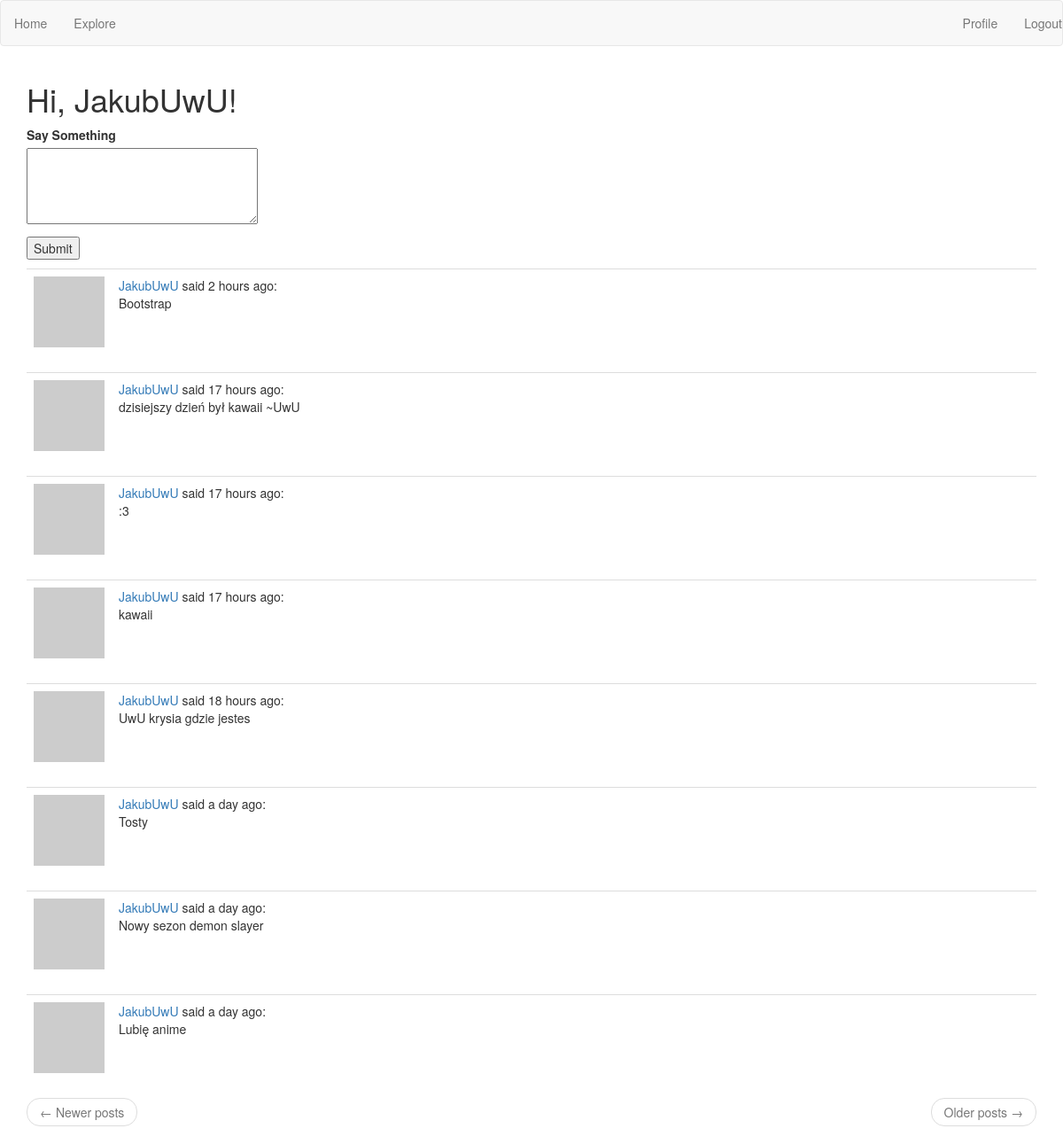
Page /index (signed in) on the committed database.
### app/models.py (models this page shows, shortened)
class User(UserMixin, db.Model):
    id = db.Column(db.Integer, primary_key=True)
    username = db.Column(db.String(64), index=True, unique=True)
    email = db.Column(db.String(120), index=True, unique=True)
    password_hash = db.Column(db.String(128))
    posts = db.relationship('Post', backref='author', lazy='dynamic')
    followed = db.relationship(
        'User', secondary=followers,
        primaryjoin=(followers.c.follower_id == id),
        secondaryjoin=(followers.c.followed_id == id),
        backref=db.backref('followers', lazy='dynamic'), lazy='dynamic')
    about_me = db.Column(db.String(140))
    last_seen = db.Column(db.DateTime, default=datetime.utcnow)
    def avatar(self, size):
        digest = md5(self.email.lower().encode('utf-8')).hexdigest()
        return 'https://www.gravatar.com/avatar/{}?d=identicon&s={}'.format(
            digest, size)
    def followed_posts(self):
        followed = Post.query.join(
            followers, (followers.c.followed_id == Post.user_id)).filter(
                followers.c.follower_id == self.id)
        own = Post.query.filter_by(user_id=self.id)
        return followed.union(own).order_by(Post.timestamp.desc())

class Post(db.Model):
    id = db.Column(db.Integer, primary_key=True)
    body = db.Column(db.String(140))
    timestamp = db.Column(db.DateTime, index=True, default=datetime.utcnow)
    user_id = db.Column(db.Integer, db.ForeignKey('user.id'))

### app/routes.py (the view)
@app.route('/', methods=['GET', 'POST'])
@app.route('/index', methods=['GET', 'POST'])
@login_required
def index():
    form = PostForm()
    if form.validate_on_submit():
        post = Post(body=form.post.data, author=current_user)
        db.session.add(post)
        db.session.commit()
        flash('Your post is now live!')
        return redirect(url_for('index'))
    posts = current_user.followed_posts().all()
    page = request.args.get('page', 1, type=int)
    posts = current_user.followed_posts().paginate(
        page=page, per_page=app.config['POSTS_PER_PAGE'], error_out=False)
    next_url = url_for('index', page=posts.next_num) \
        if posts.has_next else None
    prev_url = url_for('index', page=posts.prev_num) \
        if posts.has_prev else None
    return render_template('index.html', title='Home', form=form,posts=posts.items, next_url=next_url,prev_url=prev_url)

### app/forms.py
class PostForm(FlaskForm):
    post = TextAreaField('Say Something', validators=[
        DataRequired(), Length(min=1, max=140)])
    submit = SubmitField('Submit')

### app/models.py (called while the page is built)
@login.user_loader
def load_user(id):
    return User.query.get(int(id))

### app/routes.py (called while the page is built)
@app.before_request
def before_request():
    if current_user.is_authenticated:
            current_user.last_seen = datetime.utcnow()
            db.session.commit()

### app/templates/index.html (shortened to what this page needs)
{% extends "base.html" %}
{% block app_content %}
    <h1>Hi, {{ current_user.username }}!</h1>
    {% if form %}
        <form action="" method="post">
            <p>
                {{ form.post.label }}<br>
                {{ form.post(cols=32, rows=4) }}<br>
            </p>
            <p>{{ form.submit() }}</p>
        </form>
    {% endif %}
    {% for post in posts %}
        {% include '_post.html' %}
    {% endfor %}
    <nav aria-label="...">
        <ul class="pager">
            <li class="previous{% if not prev_url %} disabled{% endif %}">
                <a href="{{ prev_url or '#' }}">
                    <span aria-hidden="true">&larr;</span> Newer posts
                </a>
            </li>
            <li class="next{% if not next_url %} disabled{% endif %}">
                <a href="{{ next_url or '#' }}">
                    Older posts <span aria-hidden="true">&rarr;</span>
                </a>
            </li>
        </ul>
    </nav>
{% endblock %}

### app/templates/_post.html
<table class="table table-hover">
    <tr>
        <td width="70px">
            <a href="{{ url_for('user', username=post.author.username) }}">
                <img src="{{ post.author.avatar(70) }}" />
            </a>
        </td>
        <td>
            <a href="{{ url_for('user', username=post.author.username) }}">
                {{ post.author.username }}
            </a>
            said {{ moment(post.timestamp).fromNow() }}:
            <br>
            {{ post.body }}
        </td>
    </tr>
</table>

### rows in the picture
User: username "JakubUwU"
Post: author.username "JakubUwU", timestamp "2 hours ago", body "Bootstrap"
Post: author.username "JakubUwU", timestamp "17 hours ago", body "dzisiejszy dzień był kawaii ~UwU"
Post: author.username "JakubUwU", timestamp "17 hours ago", body ":3"
Post: author.username "JakubUwU", timestamp "17 hours ago", body "kawaii"
Post: author.username "JakubUwU", timestamp "18 hours ago", body "UwU krysia gdzie jestes"
Post: author.username "JakubUwU", timestamp "a day ago", body "Tosty"
Post: author.username "JakubUwU", timestamp "a day ago", body "Nowy sezon demon slayer"
Post: author.username "JakubUwU", timestamp "a day ago", body "Lubię anime"
